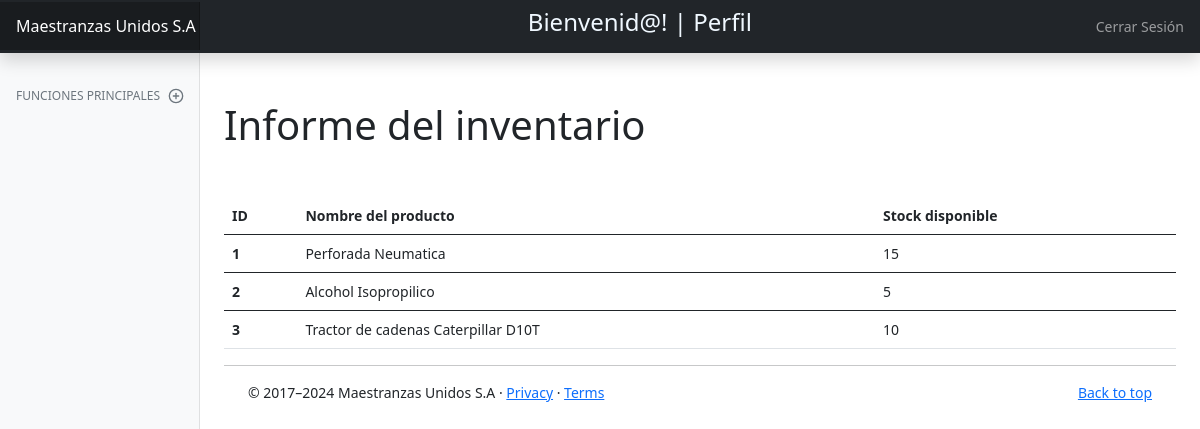
Before: /informe/ with the older database file.
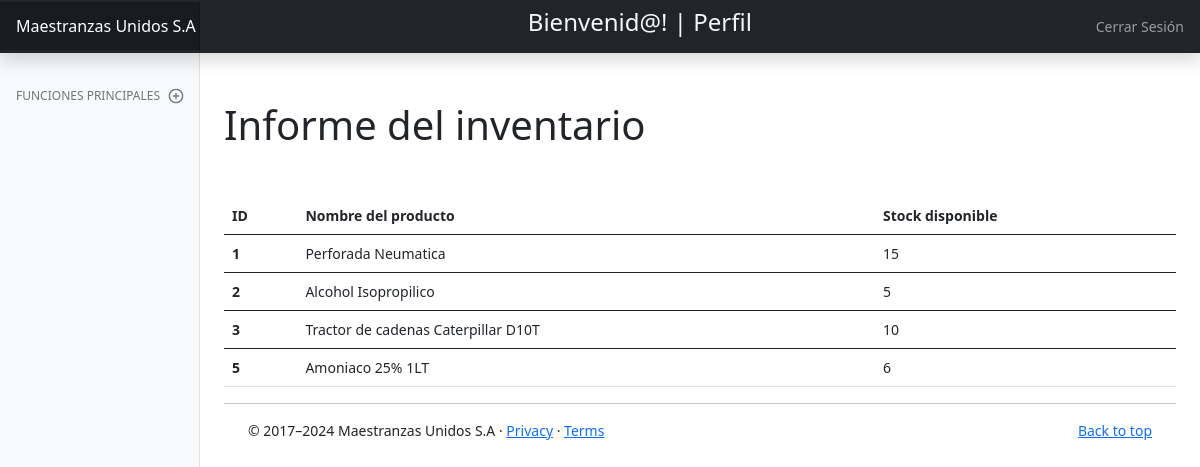
After: the same page with the newer database file.
### inventarioweb/models.py (models this page shows, shortened)
class Producto(models.Model):
    id = models.AutoField(primary_key=True)
    nombre = models.CharField(max_length=100)
    precio = models.IntegerField()
    descripcion =models.CharField(max_length=200)
    tipo_producto = models.CharField(max_length=100)
    imagen = models.ImageField(upload_to='imagenes/', default='imagenes/default.png')
    stock = models.IntegerField(default=0)
    fecha_vencimiento = models.DateField(default=datetime.now().date())
    class Meta:
        db_table = 'inventarioweb_producto'

### inventarioweb/views.py (the view)
# urls.py: path('informe/', views.informe, name="informe"),
def informe(request):
    products = Producto.objects.all()
    return render(request, 'informe.html', {'products': products})

### inventarioweb/context_processors.py (called while the page is built, shortened)
def get_user_groups(request):
    user = SimpleLazyObject(lambda: getattr(request, 'user', None))
    if user is None or isinstance(user, AnonymousUser):
        return {}

def user_groups_context_processor(request):
    groups = get_user_groups(request)
    return groups

### inventarioweb/templates/informe.html
{% extends 'dashboard.html' %}
{%block content%}
<h1 class="mt-5">Informe del inventario</h1>
<table class="table mt-5">
    <thead>
      <tr>
        <th scope="col">ID</th>
        <th scope="col">Nombre del producto</th>
        <th scope="col">Stock disponible</th>
      </tr>
    </thead>
    {% for product in products %}
    <tbody>
      <tr>
        <th scope="row">{{ product.id }}</th>
        <td>{{ product.nombre }}</td>
        <td>{{ product.stock }}</td>
      </tr>
      {% endfor %}
    </tbody>
  </table>
{% endblock %}

Changed rows visible on the page:
added Producto: id "5", nombre "Amoniaco 25% 1LT", stock "6"
